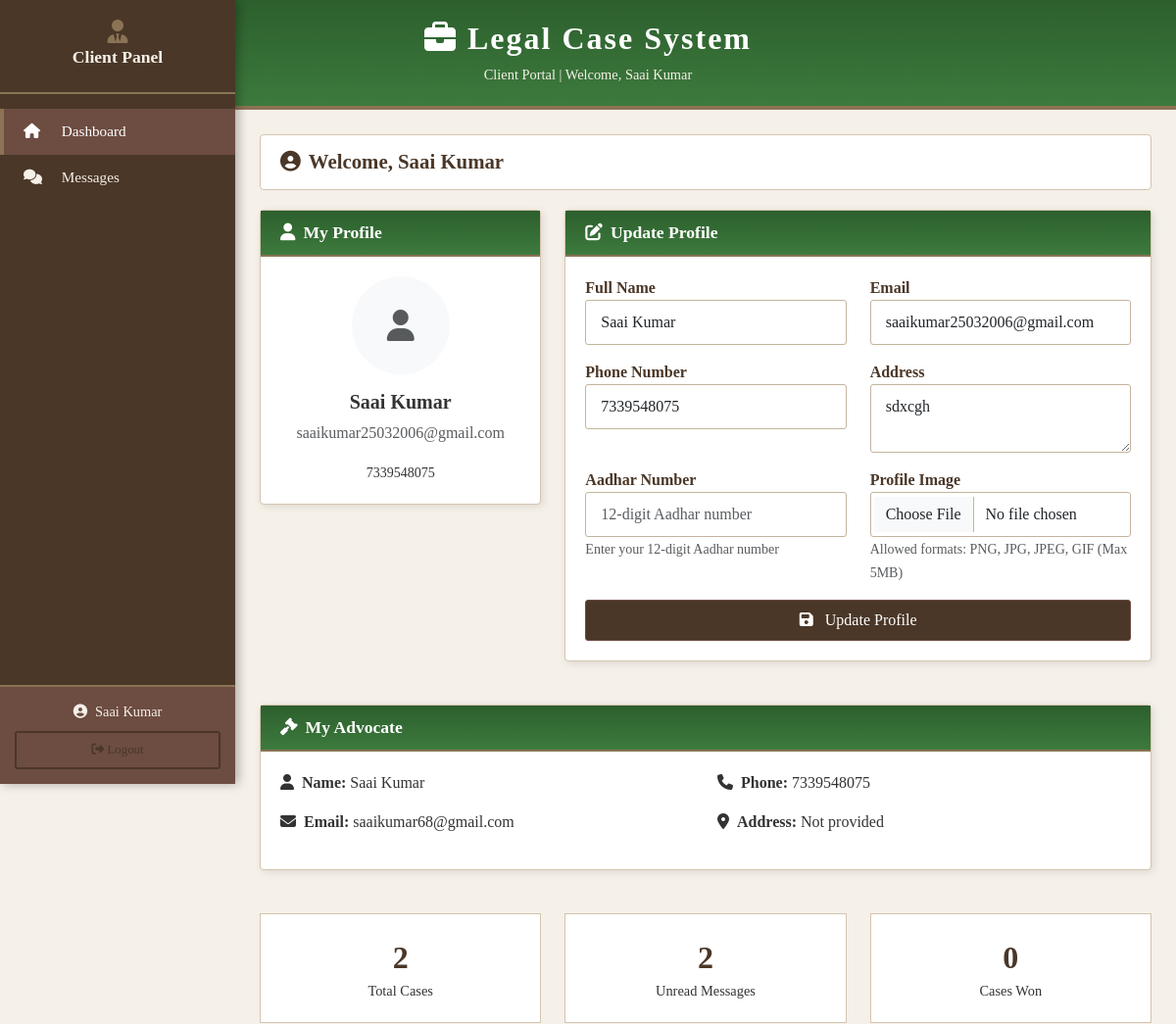
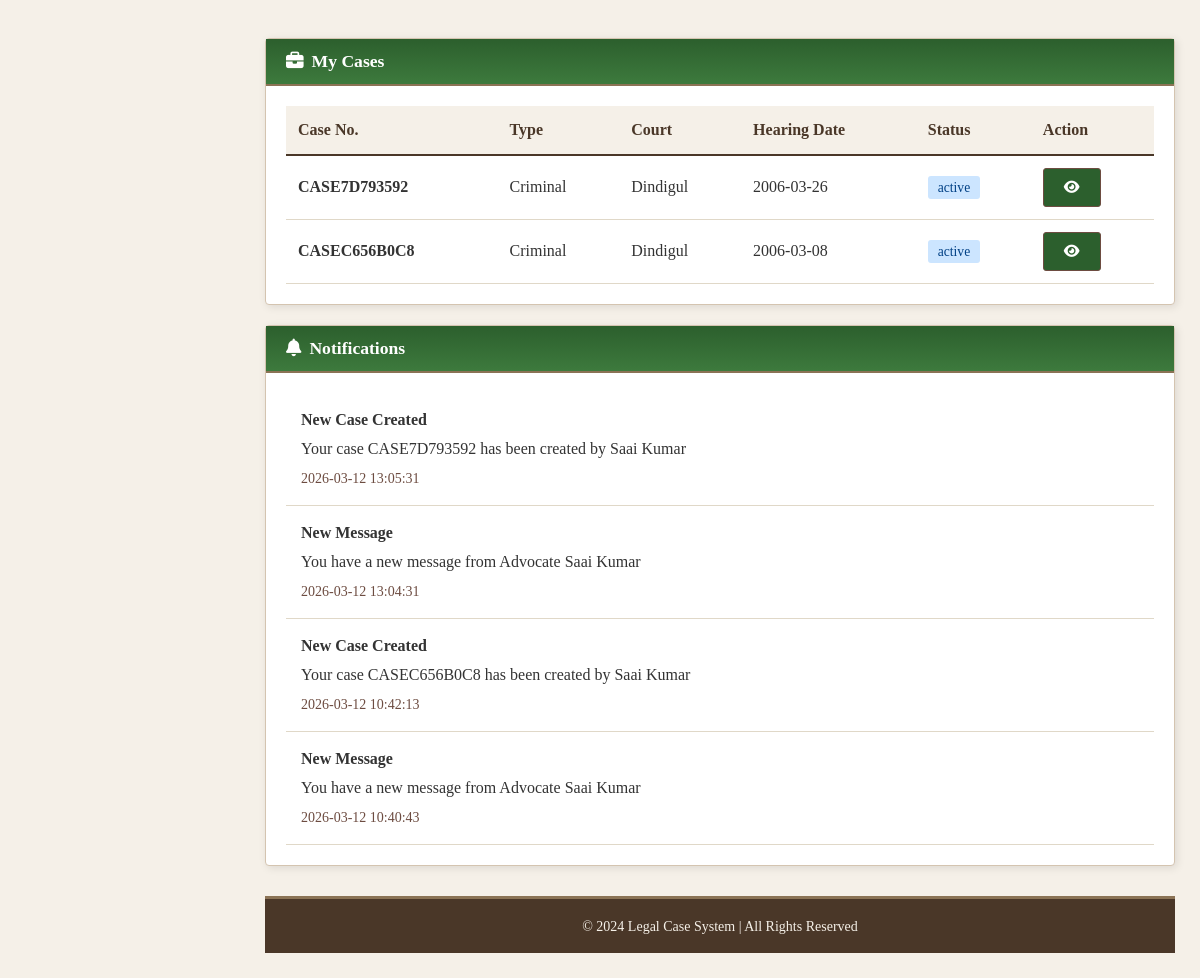
The page /client/dashboard (signed in) on the database its author committed (2 pictures, top to bottom).
### tables this page shows
CREATE TABLE clients (
        id INTEGER PRIMARY KEY AUTOINCREMENT,
        client_id TEXT UNIQUE NOT NULL,
        password TEXT NOT NULL,
        name TEXT NOT NULL,
        email TEXT UNIQUE NOT NULL,
        phone TEXT,
        address TEXT,
        created_at TIMESTAMP DEFAULT CURRENT_TIMESTAMP
    , aadhar_number TEXT, profile_image TEXT);

CREATE TABLE advocates (
        id INTEGER PRIMARY KEY AUTOINCREMENT,
        advocate_id TEXT UNIQUE NOT NULL,
        password TEXT NOT NULL,
        name TEXT NOT NULL,
        email TEXT UNIQUE NOT NULL,
        phone TEXT,
        bar_registration TEXT,
        specialization TEXT,
        created_at TIMESTAMP DEFAULT CURRENT_TIMESTAMP
    , address TEXT);

CREATE TABLE cases (
        id INTEGER PRIMARY KEY AUTOINCREMENT,
        case_number TEXT UNIQUE NOT NULL,
        client_id INTEGER NOT NULL,
        advocate_id INTEGER NOT NULL,
        court_name TEXT NOT NULL,
        case_type TEXT NOT NULL,
        hiring_date DATE NOT NULL,
        hearing_date DATE,
        case_result TEXT DEFAULT 'pending',
        description TEXT,
        status TEXT DEFAULT 'active',
        created_at TIMESTAMP DEFAULT CURRENT_TIMESTAMP,
        FOREIGN KEY (client_id) REFERENCES clients(id),
        FOREIGN KEY (advocate_id) REFERENCES advocates(id)
    );

CREATE TABLE notifications (
        id INTEGER PRIMARY KEY AUTOINCREMENT,
        user_type TEXT NOT NULL,
        user_id INTEGER NOT NULL,
        title TEXT NOT NULL,
        message TEXT NOT NULL,
        notification_type TEXT DEFAULT 'general',
        is_read BOOLEAN DEFAULT 0,
        created_at TIMESTAMP DEFAULT CURRENT_TIMESTAMP
    );

### app.py (the view)
@app.route('/client/dashboard')
@login_required
def client_dashboard():
    if session['user_type'] != 'client':
        return redirect(url_for('advocate_dashboard'))
    conn = get_db_connection()
    my_cases = conn.execute('''SELECT * FROM cases WHERE client_id = ? ORDER BY created_at DESC''',
        (session['user_id'],)).fetchall()
    client = conn.execute('SELECT * FROM clients WHERE id = ?', (session['user_id'],)).fetchone()
    case = conn.execute('SELECT DISTINCT advocate_id FROM cases WHERE client_id = ? LIMIT 1', (session['user_id'],)).fetchone()
    advocate = None
    if case:
        advocate = conn.execute('SELECT name, email, phone, address FROM advocates WHERE id = ?', (case['advocate_id'],)).fetchone()
    unread_messages = conn.execute('''SELECT COUNT(*) FROM messages
        WHERE receiver_type = 'client' AND receiver_id = ? AND is_read = 0''',
        (session['user_id'],)).fetchone()[0]
    recent_messages = conn.execute('''SELECT m.*, a.name as advocate_name
        FROM messages m JOIN advocates a ON m.sender_id = a.id
        WHERE m.receiver_type = 'client' AND m.receiver_id = ?
        ORDER BY m.created_at DESC LIMIT 5''', (session['user_id'],)).fetchall()
    notifications = conn.execute('''SELECT * FROM notifications
        WHERE user_type = 'client' AND user_id = ? AND is_read = 0
        ORDER BY created_at DESC LIMIT 5''', (session['user_id'],)).fetchall()
    conn.close()
    return render_template('client_dashboard.html',
        my_cases=my_cases,
        unread_messages=unread_messages,
        recent_messages=recent_messages,
        notifications=notifications,
        client=client,
        advocate=advocate)

### templates/client_dashboard.html (shortened to what this page needs)
{% extends "base.html" %}
{% block content %}
<div class="trad-header" style="background:linear-gradient(180deg, #2c5f2d 0%, #3d7a3d 100%);">
    <h1><i class="fas fa-briefcase"></i> Legal Case System</h1>
    <div class="subtitle">Client Portal | Welcome, {{ session['user_name'] }}</div>
</div>
<div class="trad-sidebar client-sidebar">
    <div class="trad-sidebar-header">
        <i class="fas fa-user-tie"></i>
        <h4>Client Panel</h4>
    </div>
    <div class="trad-sidebar-menu">
        <a href="{{ url_for('client_dashboard') }}" class="active">
            <i class="fas fa-home"></i> Dashboard
        </a>
        <a href="{{ url_for('client_messages') }}">
            <i class="fas fa-comments"></i> Messages
        </a>
    </div>
    <div class="trad-sidebar-user">
        <div class="user-name">
            <i class="fas fa-user-circle me-2"></i>{{ session['user_name'] }}
        </div>
        <a href="{{ url_for('logout') }}" class="btn btn-sm btn-trad-outline w-100 mt-2" style="font-size:0.8rem;">
            <i class="fas fa-sign-out-alt"></i> Logout
        </a>
    </div>
</div>
<div class="trad-main">
    <div class="trad-page-header">
        <h2><i class="fas fa-user-circle me-2"></i>Welcome, {{ session['user_name'] }}</h2>
    </div>
    <div class="row mb-4">
        <div class="col-md-4">
            <div class="trad-card">
                <div class="trad-card-header" style="background:linear-gradient(180deg, #2c5f2d 0%, #3d7a3d 100%);">
                    <h4><i class="fas fa-user me-2"></i>My Profile</h4>
                </div>
                <div class="trad-card-body text-center">
                    {% if client.profile_image %}
                    <img src="{{ url_for('static', filename='uploads/clients/' + client.id|string + '/' + client.profile_image) }}"
                         class="rounded-circle profile-img" width="100" height="100" alt="Profile">
                    {% else %}
                    <div class="rounded-circle bg-light d-flex align-items-center justify-content-center"
                         style="width:100px; height:100px; margin:0 auto;">
                        <i class="fas fa-user fa-2x text-muted"></i>
                    </div>
                    {% endif %}
                    <h5 class="mt-3">{{ client.name }}</h5>
                    <p class="text-muted">{{ client.email }}</p>
                    <small>{{ client.phone }}</small>
                </div>
            </div>
        </div>
        <div class="col-md-8">
            <div class="trad-card">
                <div class="trad-card-header" style="background:linear-gradient(180deg, #2c5f2d 0%, #3d7a3d 100%);">
                    <h4><i class="fas fa-edit me-2"></i>Update Profile</h4>
                </div>
                <div class="trad-card-body">
                    <form method="POST" action="{{ url_for('update_client_profile') }}" enctype="multipart/form-data">
                        <div class="row mb-3">
                            <div class="col-md-6">
                                <label class="trad-label">Full Name</label>
                                <input type="text" class="form-control trad-form-control" name="name" value="{{ client.name }}" required>
                            </div>
                            <div class="col-md-6">
                                <label class="trad-label">Email</label>
                                <input type="email" class="form-control trad-form-control" name="email" value="{{ client.email }}" required>
                            </div>
                        </div>
                        <div class="row mb-3">
                            <div class="col-md-6">
                                <label class="trad-label">Phone Number</label>
                                <input type="tel" class="form-control trad-form-control" name="phone" value="{{ client.phone or '' }}">
                            </div>
                            <div class="col-md-6">
                                <label class="trad-label">Address</label>
                                <textarea class="form-control trad-form-control" name="address" rows="2">{{ client.address or '' }}</textarea>
                            </div>
                        </div>
                        <div class="row mb-3">
                            <div class="col-md-6">
                                <label class="trad-label">Aadhar Number</label>
                                <input type="text" class="form-control trad-form-control" name="aadhar_number" value="{{ client.aadhar_number or '' }}" placeholder="12-digit Aadhar number">
                                <small class="form-text text-muted">Enter your 12-digit Aadhar number</small>
                            </div>
                            <div class="col-md-6">
                                <label class="trad-label">Profile Image</label>
                                <input type="file" class="form-control trad-form-control" name="profile_image" accept=".png,.jpg,.jpeg,.gif">
                                <small class="form-text text-muted">Allowed formats: PNG, JPG, JPEG, GIF (Max 5MB)</small>
                            </div>
                        </div>
                        <div class="d-grid">
                            <button type="submit" class="btn btn-trad">
                                <i class="fas fa-save me-2"></i> Update Profile
                            </button>
                        </div>
                    </form>
                </div>
            </div>
        </div>
    </div>
    {% if advocate %}
    <div class="row mb-4">
        <div class="col-md-12">
            <div class="trad-card">
                <div class="trad-card-header" style="background:linear-gradient(180deg, #2c5f2d 0%, #3d7a3d 100%);">
                    <h4><i class="fas fa-gavel me-2"></i>My Advocate</h4>
                </div>
                <div class="trad-card-body">
                    <div class="row">
                        <div class="col-md-6">
                            <p><strong><i class="fas fa-user me-2"></i>Name:</strong> {{ advocate.name }}</p>
                            <p><strong><i class="fas fa-envelope me-2"></i>Email:</strong> {{ advocate.email }}</p>
                        </div>
                        <div class="col-md-6">
                            <p><strong><i class="fas fa-phone me-2"></i>Phone:</strong> {{ advocate.phone or 'Not provided' }}</p>
                            <p><strong><i class="fas fa-map-marker-alt me-2"></i>Address:</strong> {{ advocate.address or 'Not provided' }}</p>
                        </div>
                    </div>
                </div>
            </div>
        </div>
    </div>
    {% endif %}
    <div class="row mb-4">
        <div class="col-md-4">
            <div class="trad-stat-box">
                <div class="number">{{ my_cases|length }}</div>
                <div class="label">Total Cases</div>
            </div>
        </div>
        <div class="col-md-4">
            <div class="trad-stat-box">
                <div class="number">{{ unread_messages }}</div>
                <div class="label">Unread Messages</div>
            </div>
        </div>
        <div class="col-md-4">
            <div class="trad-stat-box">
                <div class="number">{{ my_cases|selectattr('case_result', 'equalto', 'won')|list|length }}</div>
                <div class="label">Cases Won</div>
            </div>
        </div>
    </div>
    <div class="trad-card">
        <div class="trad-card-header" style="background:linear-gradient(180deg, #2c5f2d 0%, #3d7a3d 100%);">
            <h4><i class="fas fa-briefcase me-2"></i>My Cases</h4>
        </div>
        <div class="trad-card-body">
            {% if my_cases %}
            <table class="trad-table">
                <thead>
                    <tr>
                        <th>Case No.</th>
                        <th>Type</th>
                        <th>Court</th>
                        <th>Hearing Date</th>
                        <th>Status</th>
                        <th>Action</th>
                    </tr>
                </thead>
                <tbody>
                    {% for case in my_cases %}
                    <tr>
                        <td><strong>{{ case.case_number }}</strong></td>
                        <td>{{ case.case_type }}</td>
                        <td>{{ case.court_name }}</td>
                        <td>{{ case.hearing_date or '-' }}</td>
                        <td><span class="status-{{ case.status }}">{{ case.status }}</span></td>
                        <td>
                            <a href="{{ url_for('client_case_detail', case_id=case.id) }}" class="btn btn-sm btn-trad" style="background:#2c5f2d;">
                                <i class="fas fa-eye"></i>
                            </a>
                        </td>
                    </tr>
                    {% endfor %}
                </tbody>
            </table>
            {% else %}
            <div class="empty-state">
                <i class="fas fa-folder-open"></i>
                <p>No cases yet</p>
            </div>
            {% endif %}
        </div>
    </div>
    <div class="trad-card">
        <div class="trad-card-header" style="background:linear-gradient(180deg, #2c5f2d 0%, #3d7a3d 100%);">
            <h4><i class="fas fa-bell me-2"></i>Notifications</h4>
        </div>
        <div class="trad-card-body">
            {% if notifications %}
            {% for notif in notifications %}
            <div class="trad-notification">
                <strong>{{ notif.title }}</strong>
                <p style="margin:5px 0;">{{ notif.message }}</p>
                <small style="color:var(--secondary-brown);">{{ notif.created_at }}</small>
            </div>
            {% endfor %}
            {% else %}
            <div class="empty-state">
                <i class="fas fa-bell-slash"></i>
                <p>No notifications</p>
            </div>
            {% endif %}
        </div>
    </div>
    <div class="trad-footer">
        <small>&copy; 2024 Legal Case System | All Rights Reserved</small>
    </div>
</div>
{% endblock %}

### templates/base.html (shortened to what this page needs)
<!DOCTYPE html>
<html lang="en">
<head>
    <link href="https://cdn.jsdelivr.net/npm/bootstrap@5.3.0/dist/css/bootstrap.min.css" rel="stylesheet">
    <link href="https://cdnjs.cloudflare.com/ajax/libs/font-awesome/6.4.0/css/all.min.css" rel="stylesheet">
</head>
<body>
    {% block content %}{% endblock %}
</body>
</html>

### rows shown on the page
clients: name "Saai Kumar", email "saaikumar25032006@gmail.com", phone "7339548075", address "sdxcgh"
advocates: name "Saai Kumar", email "saaikumar68@gmail.com", phone "7339548075"
cases: case_number "CASE7D793592", case_type "Criminal", court_name "Dindigul", hearing_date "2006-03-26", status "active"
cases: case_number "CASEC656B0C8", case_type "Criminal", court_name "Dindigul", hearing_date "2006-03-08", status "active"
notifications: title "New Case Created", message "Your case CASE7D793592 has been created by Saai Kumar", created_at "2026-03-12 13:05:31"
notifications: title "New Message", message "You have a new message from Advocate Saai Kumar", created_at "2026-03-12 13:04:31"
notifications: title "New Case Created", message "Your case CASEC656B0C8 has been created by Saai Kumar", created_at "2026-03-12 10:42:13"
notifications: title "New Message", message "You have a new message from Advocate Saai Kumar", created_at "2026-03-12 10:40:43"

### other values the page prints
{{ session['user_name'] }} "Saai Kumar"
{{ advocate.address or 'Not provided' }} "Not provided"
{{ my_cases|length }} "2"
{{ unread_messages }} "2"
{{ my_cases|selectattr('case_result', 'equalto', 'won')|list|length }} "0"
